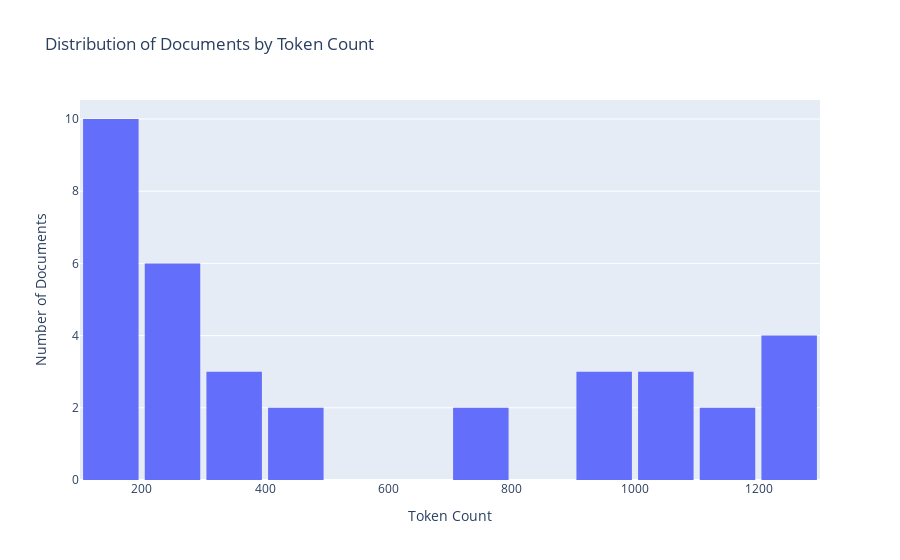

The notebook cell saved with this chart:
### Code cell
du.histogram_token_count_multiple_docs(teachingstaff_text_data)

### Figure 1 — Plotly figure (JSON) as saved in the notebook; plotly's stock layout.template omitted (floating-point values rounded to 4 significant figures)
{"data": [{"bingroup": "x", "hovertemplate": "Token Count=%{x}<br>count=%{y}<extra></extra>", "legendgroup": "", "marker": {"color": "#636efa", "pattern": {"shape": ""}}, "name": "", "nbinsx": 15, "orientation": "v", "showlegend": false, "type": "histogram", "x": [1273, 1007, 1148, 1043, 949, 154, 154, 195, 1216, 1031, 928, 927, 1272, 1230, 1199, 293, 495, 167, 134, 311, 167, 415, 293, 232, 154, 154, 121, 228, 398, 206, 375, 267, 125, 712, 712], "xaxis": "x", "yaxis": "y"}], "layout": {"bargap": 0.1, "barmode": "relative", "legend": {"tracegroupgap": 0}, "title": {"text": "Distribution of Documents by Token Count"}, "xaxis": {"anchor": "y", "domain": [0, 1], "title": {"text": "Token Count"}}, "yaxis": {"anchor": "x", "domain": [0, 1], "title": {"text": "Number of Documents"}}}}
